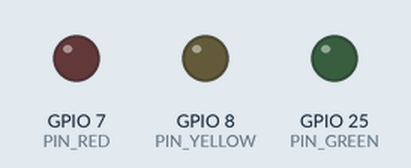
Simulated run of this program. Board: Raspberry Pi (BCM pin numbers). Shown: output pins drawn as LEDs (lit = HIGH). The clock reads 2024-03-15 10:24:30 at power-on unless the program sets it.

Above: at 1.0 s.
At 2.5 s:
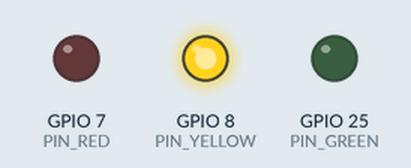
At 4.0 s:
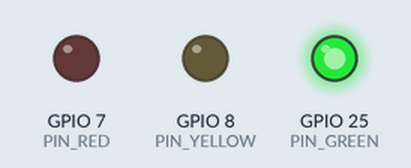
Timing chart, 0 to 6.5 s (numbered marks = the images above):
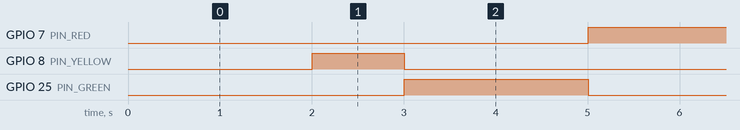

Measured:
- by itself, GPIO 7 (PIN_RED), GPIO 25 (PIN_GREEN): alternates HIGH for 2.0 s and LOW for 3.0 s
- by itself, GPIO 8 (PIN_YELLOW): alternates HIGH for 1.0 s and LOW for 4.0 s
- by itself, everything shown: repeats every 5.0 s, in 3 steps

The program:

traficLights.py
```python
"""
This Raspberry Pi code was developed by newbiely.com
This Raspberry Pi code is made available for public use without any restriction
For comprehensive instructions and wiring diagrams, please visit:
https://newbiely.com/tutorials/raspberry-pi/raspberry-pi-traffic-light
"""

import time

import RPi.GPIO as GPIO

# Define GPIO pins
PIN_RED = (
    7  # The Raspberry Pi GPIO pin connected to the R pin of the traffic light module
)
PIN_YELLOW = (
    8  # The Raspberry Pi GPIO pin connected to the Y pin of the traffic light module
)
PIN_GREEN = (
    25  # The Raspberry Pi GPIO pin connected to the G pin of the traffic light module
)

# Define time durations in seconds
RED_TIME = 2  # RED time in seconds
YELLOW_TIME = 1  # YELLOW time in seconds
GREEN_TIME = 2  # GREEN time in seconds

# Define indices for the light states
RED = 0
YELLOW = 1
GREEN = 2

# Create lists for pins and times
pins = [PIN_RED, PIN_YELLOW, PIN_GREEN]
times = [RED_TIME, YELLOW_TIME, GREEN_TIME]

# Set up GPIO
GPIO.setmode(GPIO.BCM)
GPIO.setup(PIN_RED, GPIO.OUT)
GPIO.setup(PIN_YELLOW, GPIO.OUT)
GPIO.setup(PIN_GREEN, GPIO.OUT)

light = RED  # start with RED light
last_time = time.time()


def traffic_light_on(light):
    for i in range(len(pins)):
        if i == light:
            GPIO.output(pins[i], GPIO.HIGH)  # turn on
        else:
            GPIO.output(pins[i], GPIO.LOW)  # turn off


try:
    while True:
        if (time.time() - last_time) > times[light]:
            light += 1
            if light >= 3:
                light = RED  # new circle

            traffic_light_on(light)
            last_time = time.time()

        # TO DO: your other code

except KeyboardInterrupt:
    # Clean up GPIO on exit
    GPIO.cleanup()
s
```
